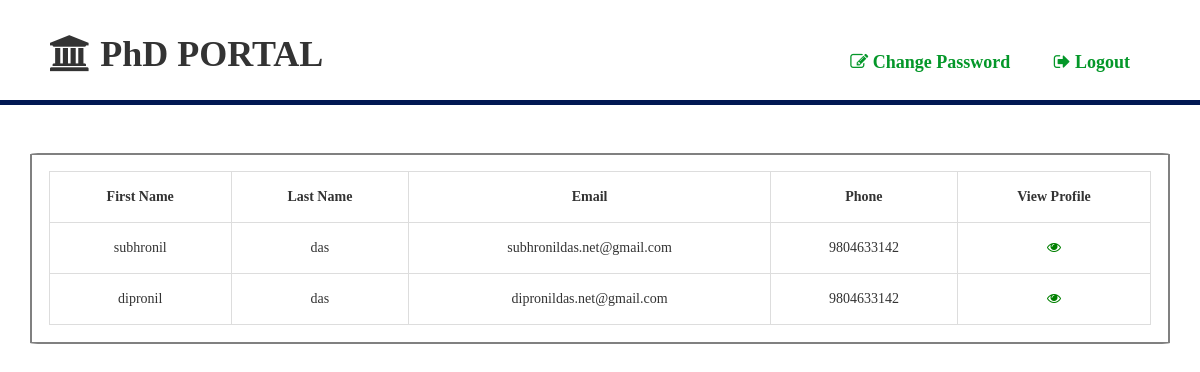
Page /admin/newapplicant.php on the earlier database version.
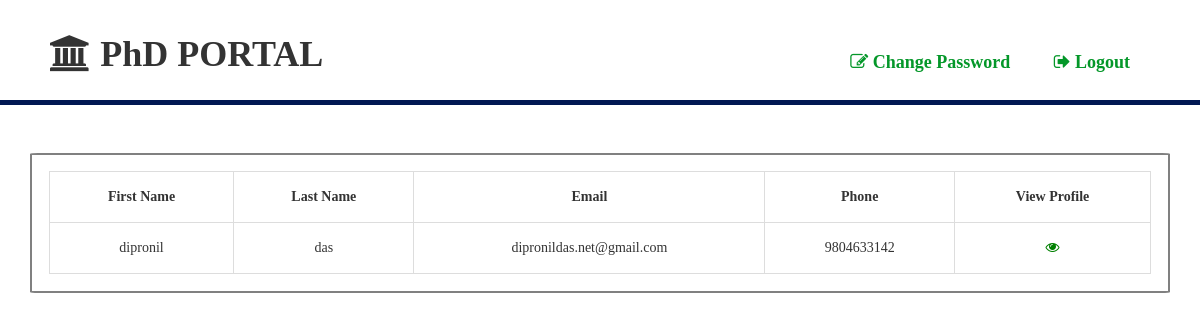
Same page on the later database version.
### tables this page shows
CREATE TABLE `user` (
  `id` int(6) NOT NULL,
  `firstname` varchar(255) NOT NULL,
  `middlename` varchar(255) NOT NULL,
  `lastname` varchar(255) NOT NULL,
  `email` varchar(255) NOT NULL,
  `phone` varchar(255) NOT NULL,
  `gender` varchar(255) NOT NULL,
  `dob` date NOT NULL,
  `course` varchar(255) NOT NULL,
  `password` varchar(255) NOT NULL,
  `otp` int(11) NOT NULL,
  `is_profile` tinyint(4) NOT NULL DEFAULT '0',
  `is_approved` tinyint(4) NOT NULL DEFAULT '0',
  `is_payment` tinyint(4) NOT NULL DEFAULT '0'
);

### config.php (called while the page is built, shortened)
<?php
	class config
	{
		protected $servername='localhost';
		protected $username='root';
		protected $pass='';
		protected $db='phdportal';
		function __construct()
		{
			$this->conn=new mysqli($this->servername,$this->username,$this->pass,$this->db);
		}
	}
	class database extends config
	{
		public function viewapplicant()
 		{
 			$result=mysqli_query($this->conn,"SELECT * FROM user");
 			return $result;
 		}
	}
?>

### admin/newapplicant.php (the view, shortened to what this page needs)
<!DOCTYPE html>
<html lang="en">
<head>
    <link rel="stylesheet" href="https://cdn.jsdelivr.net/npm/bootstrap@4.6.0/dist/css/bootstrap.min.css"
>
    <link rel="stylesheet" href="https://maxcdn.bootstrapcdn.com/bootstrap/3.3.7/css/bootstrap.min.css">
    <link rel="stylesheet" type="text/css"
        href="https://cdnjs.cloudflare.com/ajax/libs/font-awesome/4.7.0/css/font-awesome.css">
    <link rel="stylesheet" href="https://maxcdn.bootstrapcdn.com/bootstrap/3.3.7/css/bootstrap.min.css">
    <link rel="stylesheet" href="https://cdnjs.cloudflare.com/ajax/libs/font-awesome/4.7.0/css/font-awesome.css">
    <link rel="stylesheet" href="css/newapplicant.css">
    <link rel="stylesheet" href="css/partial/nav1.css">
</head>
<body>
    <?php include 'partial/nav1.php'; ?>
    <div class="container">
        <table>
            <tr>
                <th>First Name</th>
                <th>Last Name</th>
                <th>Email</th>
                <th>Phone</th>
                <th>View Profile</th>
            </tr>
            <?php
                include("../config.php");
                $obj=new database;
                $row=$obj->viewapplicant();
                while($arr=mysqli_fetch_array($row)){
                    if($arr['is_profile']==1){
            ?>
            <tr>
                <td><?php echo $arr['firstname']; ?></td>
                <td><?php echo $arr['lastname']; ?></td>
                <td><?php echo $arr['email']; ?></td>
                <td><?php echo $arr['phone']; ?></td>
                <td> <a href="newapplicantdetails.php?id=<?php echo $arr['id'] ?>" style="color:green">
                        <i class="fa fa-eye" aria-hidden="true"></i></a></td>
            </tr>
            <?php } } ?>
        </table>
    </div>
</body>
</html>

Differences in the rows shown:
no longer on this page (row edited): user: firstname "subhronil", lastname "das", email "subhronildas.net@gmail.com", phone "9804633142"
